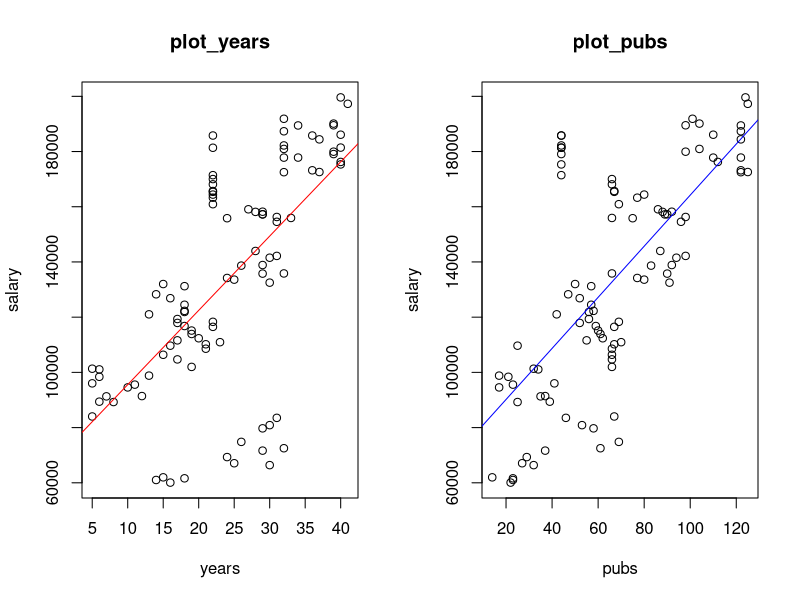

R code for this plot:
#rm(list=ls());  setwd('~/Dropbox/cs/bigdata/datacamp/intro_stat_mult_regr'); source('multiple_regression_practice.R')

#rm(list=ls());  setwd('C:/Users/zimine/Dropbox/cs/bigdata/datacamp/intro_stat_mult_regr'); source('multiple_regresssion_practice.R') 

##create a dataset with  yearly wages of professors

# salary<- c(60072,61017,61618,61976,66398,67083,69314,71653,72519,74821,79725,80882,83525,84023,89254,89387,91309,91413,94553,95561,96024,98398,98822,101076,101330,101981,104699,106374,108571,109671,110178,110936,111600,112355,113904,115150,116494,116790,117913,118314,119329,121024,121878,122277,124491,126868,128285,131222,132000,132505,133593,134198,135777,135837,138672,138882,141535,142191,143980,154545,155845,155936,156294,157228,157268,158139,158199,159075,160924,163279,164402,165398,165695,168116,170020,171435,172515,172576,173199,175335,176230,177797,177813,179080,179944,180942,181368,181427,182206,184407,185797,185800,186096,187338,189447,189507,190120,191868,197288,199606)
# age <-c(38,39,38,31,32,39,32,31,66,66,66,66,66,32,34,32,35,38,32,36,37,55,55,55,55,48,43,43,48,42,49,49,46,47,47,45,48,46,43,49,44,40,47,45,44,45,41,55,55,45,45,52,58,59,53,57,59,58,54,59,53,59,57,57,55,55,58,56,51,44,44,44,44,44,44,44,55,61,66,64,62,60,63,66,34,66,44,66,60,64,63,44,67,60,63,54,44,61,61,62)
# years<-c(16,14,18,15,30,25,24,29,32,26,29,30,31,5,8,6,7,12,10,11,5,6,13,6,5,19,17,15,21,16,21,23,17,20,19,19,22,18,17,22,17,13,18,18,18,16,14,18,15,30,25,24,29,32,26,29,30,31,28,31,24,33,31,29,29,28,29,27,22,22,22,22,22,22,22,22,32,37,36,40,40,32,34,39,39,32,22,40,32,37,36,22,40,32,34,39,39,32,41,40)
# pubs <-c(22,23,23,14,32,27,29,37,61,69,58,53,46,67,25,39,35,37,17,23,41,21,17,34,32,66,66,66,66,25,67,70,55,62,61,60,67,59,52,69,56,42,56,58,57,52,47,57,50,91,80,77,90,66,83,92,94,98,87,96,75,66,98,89,90,88,92,86,69,77,80,67,67,66,66,44,122,125,122,44,112,110,122,44,98,104,44,44,44,122,44,44,110,122,122,98,104,101,125,124)
# dept <-c('P','P','P','P','P','P','P','S','S','S','S','S','S','S','S','H','H','H','H','H','H','H','P','P','P','P','P','P','P','S','S','S','S','S','S','S','S','H','H','H','H','H','H','H','P','P','P','P','P','P','P','S','S','S','S','S','S','S','S','H','H','H','H','H','H','H','P','P','P','P','P','P','P','S','S','S','S','S','S','S','S','H','H','H','H','H','H','H','P','P','P','P','P','P','P','S','S','S','S','S') 
# fs<-data.frame(salary=salary, age=age,years=years,pubs=pubs,dept=factor(dept))
# write.csv(fs,file='salary.csv', row.names=FALSE)
fs<-read.csv(file='salary.csv',header=TRUE)
# to see an 'average' professor
print(summary(fs))
#lets see correlations ( we are interested to predict salary)
print(cor(fs[1:4]))

model_years <- lm(fs$salary ~ fs$years)
model_pubs <- lm(fs$salary ~ fs$pubs)

# Plot both enhanced scatter plots in one plot matrix of 1 by 2
par(mfrow = c(1, 2))
plot(fs$salary~fs$years, main ="plot_years", xlab = "years", ylab = "salary")
abline(model_years,col="red")
plot(fs$salary~fs$pubs, main = "plot_pubs", xlab = "pubs", ylab = "salary")
abline(model_pubs, col="blue")



#end